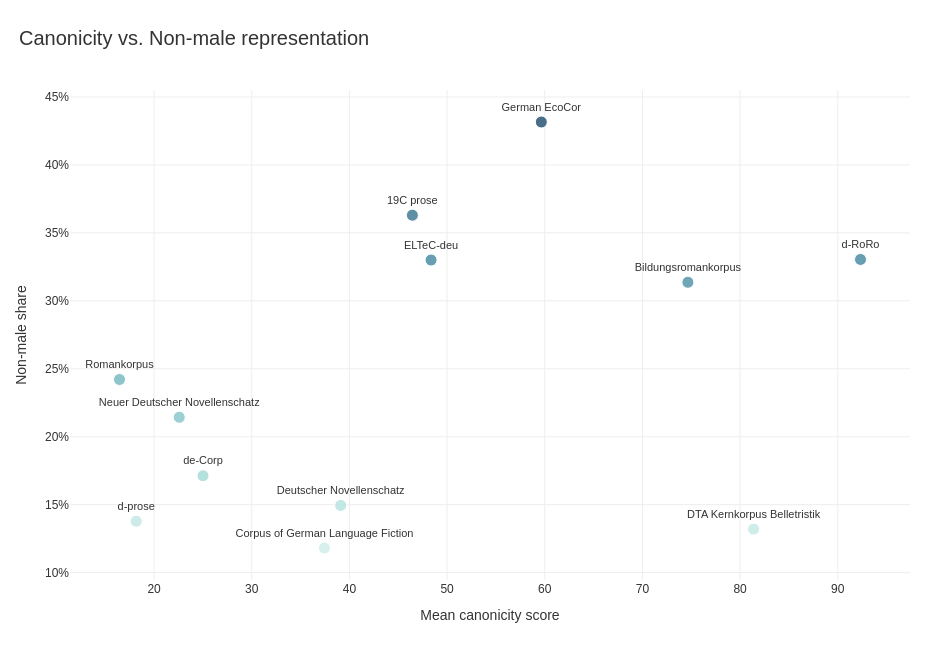

The code cell stored with this chart in its notebook:
### Code cell
fig = px.scatter(
    df_plot,
    x='mean_canonicity_score',
    y='nonmale_share',
    text='corpus',
    color='nonmale_share',
    color_continuous_scale='Teal',
    template='plotly_white',
    labels={
        'mean_canonicity_score': 'Mean canonicity score',
        'nonmale_share': 'Non-male share',
        'corpus': 'Corpus'
    },
)

fig.update_traces(
    mode='markers+text',
    textposition='top center',
    marker=dict(
        size=12,
        opacity=0.85,
        line=dict(width=1, color='white')
    ),
    textfont=dict(
        size=11,
        color='#333333'
    ),
    hovertemplate=(
        '<b>%{text}</b><br>'
        'Canonicity: %{x:.2f}<br>'
        'Non-male share: %{y:.1%}'
        '<extra></extra>'
    )
)

fig.update_layout(
    title=dict(
        text='Canonicity vs. Non-male representation',
        x=0.02,
        xanchor='left',
        font=dict(size=20)
    ),
    width=950,
    height=650,
    coloraxis_showscale=False,
    plot_bgcolor='white',
    paper_bgcolor='white',
    font=dict(
        family='Arial',
        size=12,
        color='#333333'
    ),
    margin=dict(l=70, r=40, t=90, b=70),
)

fig.update_xaxes(
    showgrid=True,
    gridcolor='#EEEEEE',
    zeroline=False
)

fig.update_yaxes(
    showgrid=True,
    gridcolor='#EEEEEE',
    zeroline=False,
    tickformat='.0%'
)

fig.show()

### Figure 1 — Plotly figure (JSON) as saved in the notebook; plotly's stock layout.template omitted (floating-point values rounded to 4 significant figures)
{"data": [{"hovertemplate": "<b>%{text}</b><br>Canonicity: %{x:.2f}<br>Non-male share: %{y:.1%}<extra></extra>", "legendgroup": "", "marker": {"color": [0.2421, 0.1378, 0.2143, 0.1713, 0.1181, 0.1494, 0.363, 0.33, 0.4316, 0.3136, 0.132, 0.3304], "coloraxis": "coloraxis", "line": {"color": "white", "width": 1}, "opacity": 0.85, "size": 12, "symbol": "circle"}, "mode": "markers+text", "name": "", "orientation": "v", "showlegend": false, "text": ["Romankorpus", "d-prose", "Neuer Deutscher Novellenschatz", "de-Corp", "Corpus of German Language Fiction", "Deutscher Novellenschatz", "19C prose", "ELTeC-deu", "German EcoCor", "Bildungsromankorpus", "DTA Kernkorpus Belletristik", "d-RoRo"], "textfont": {"color": "#333333", "size": 11}, "textposition": "top center", "type": "scatter", "x": [16.46, 18.17, 22.58, 25.01, 37.44, 39.11, 46.44, 48.36, 59.65, 74.65, 81.38, 92.33], "xaxis": "x", "y": [0.2421, 0.1378, 0.2143, 0.1713, 0.1181, 0.1494, 0.363, 0.33, 0.4316, 0.3136, 0.132, 0.3304], "yaxis": "y"}], "layout": {"coloraxis": {"autocolorscale": false, "colorbar": {"title": {"text": "Non-male share"}}, "colorscale": [[0, "rgb(209, 238, 234)"], [0.1667, "rgb(168, 219, 217)"], [0.3333, "rgb(133, 196, 201)"], [0.5, "rgb(104, 171, 184)"], [0.6667, "rgb(79, 144, 166)"], [0.8333, "rgb(59, 115, 143)"], [1, "rgb(42, 86, 116)"]], "showscale": false}, "font": {"color": "#333333", "family": "Arial", "size": 12}, "height": 650, "legend": {"tracegroupgap": 0}, "margin": {"b": 70, "l": 70, "r": 40, "t": 90}, "paper_bgcolor": "white", "plot_bgcolor": "white", "title": {"font": {"size": 20}, "text": "Canonicity vs. Non-male representation", "x": 0.02, "xanchor": "left"}, "width": 950, "xaxis": {"anchor": "y", "domain": [0, 1], "gridcolor": "#EEEEEE", "showgrid": true, "title": {"text": "Mean canonicity score"}, "zeroline": false}, "yaxis": {"anchor": "x", "domain": [0, 1], "gridcolor": "#EEEEEE", "showgrid": true, "tickformat": ".0%", "title": {"text": "Non-male share"}, "zeroline": false}}}
